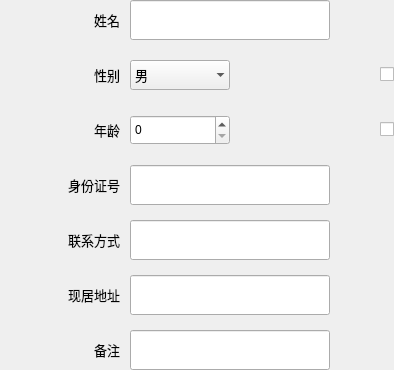
                  <widget class="QWidget" name="widget_resident" native="true">
                   <property name="sizePolicy">
                    <sizepolicy hsizetype="Preferred" vsizetype="Fixed">
                     <horstretch>0</horstretch>
                     <verstretch>0</verstretch>
                    </sizepolicy>
                   </property>
                   <property name="minimumSize">
                    <size>
                     <width>0</width>
                     <height>0</height>
                    </size>
                   </property>
                   <layout class="QGridLayout" name="gridLayout_5">
                    <property name="leftMargin">
                     <number>0</number>
                    </property>
                    <property name="topMargin">
                     <number>0</number>
                    </property>
                    <property name="rightMargin">
                     <number>0</number>
                    </property>
                    <property name="bottomMargin">
                     <number>0</number>
                    </property>
                    <property name="horizontalSpacing">
                     <number>10</number>
                    </property>
                    <property name="verticalSpacing">
                     <number>15</number>
                    </property>
                    <item row="0" column="1" colspan="2">
                     <widget class="QLineEdit" name="lineEdit_name">
                      <property name="sizePolicy">
                       <sizepolicy hsizetype="Fixed" vsizetype="Fixed">
                        <horstretch>0</horstretch>
                        <verstretch>0</verstretch>
                       </sizepolicy>
                      </property>
                      <property name="minimumSize">
                       <size>
                        <width>200</width>
                        <height>40</height>
                       </size>
                      </property>
                      <property name="maximumSize">
                       <size>
                        <width>200</width>
                        <height>16777215</height>
                       </size>
                      </property>
                      <property name="font">
                       <font>
                        <family>微软雅黑</family>
                        <pointsize>10</pointsize>
                       </font>
                      </property>
                      <property name="text">
                       <string/>
                      </property>
                      <property name="maxLength">
                       <number>20</number>
                      </property>
                      <property name="readOnly">
                       <bool>false</bool>
                      </property>
                      <property name="clearButtonEnabled">
                       <bool>true</bool>
                      </property>
                     </widget>
                    </item>
                    <item row="0" column="0">
                     <widget class="QLabel" name="label_3">
                      <property name="sizePolicy">
                       <sizepolicy hsizetype="Fixed" vsizetype="Fixed">
                        <horstretch>0</horstretch>
                        <verstretch>0</verstretch>
                       </sizepolicy>
                      </property>
                      <property name="minimumSize">
                       <size>
                        <width>120</width>
                        <height>40</height>
                       </size>
                      </property>
                      <property name="font">
                       <font>
                        <family>微软雅黑</family>
                        <pointsize>10</pointsize>
                       </font>
                      </property>
                      <property name="layoutDirection">
                       <enum>Qt::LeftToRight</enum>
                      </property>
                      <property name="text">
                       <string>姓名</string>
                      </property>
                      <property name="alignment">
                       <set>Qt::AlignRight|Qt::AlignTrailing|Qt::AlignVCenter</set>
                      </property>
                     </widget>
                    </item>
                    <item row="3" column="1" colspan="2">
                     <widget class="QLineEdit" name="lineEdit_id">
                      <property name="enabled">
                       <bool>true</bool>
                      </property>
                      <property name="sizePolicy">
                       <sizepolicy hsizetype="Fixed" vsizetype="Fixed">
                        <horstretch>0</horstretch>
                        <verstretch>0</verstretch>
                       </sizepolicy>
                      </property>
                      <property name="minimumSize">
                       <size>
                        <width>200</width>
                        <height>40</height>
                       </size>
                      </property>
                      <property name="maximumSize">
                       <size>
                        <width>200</width>
                        <height>16777215</height>
                       </size>
                      </property>
                      <property name="font">
                       <font>
                        <family>微软雅黑</family>
                        <pointsize>10</pointsize>
                       </font>
                      </property>
                      <property name="inputMask">
                       <string/>
                      </property>
                      <property name="text">
                       <string/>
                      </property>
                      <property name="maxLength">
                       <number>5</number>
                      </property>
                      <property name="clearButtonEnabled">
                       <bool>true</bool>
                      </property>
                     </widget>
                    </item>
                    <item row="4" column="0">
                     <widget class="QLabel" name="label_6">
                      <property name="sizePolicy">
                       <sizepolicy hsizetype="Fixed" vsizetype="Fixed">
                        <horstretch>0</horstretch>
                        <verstretch>0</verstretch>
                       </sizepolicy>
                      </property>
                      <property name="minimumSize">
                       <size>
                        <width>120</width>
                        <height>40</height>
                       </size>
                      </property>
                      <property name="font">
                       <font>
                        <family>微软雅黑</family>
                        <pointsize>10</pointsize>
                       </font>
                      </property>
                      <property name="text">
                       <string>联系方式</string>
                      </property>
                      <property name="alignment">
                       <set>Qt::AlignRight|Qt::AlignTrailing|Qt::AlignVCenter</set>
                      </property>
                     </widget>
                    </item>
                    <item row="4" column="1" colspan="2">
                     <widget class="QLineEdit" name="lineEdit_phone">
                      <property name="sizePolicy">
                       <sizepolicy hsizetype="Fixed" vsizetype="Fixed">
                        <horstretch>0</horstretch>
                        <verstretch>0</verstretch>
                       </sizepolicy>
                      </property>
                      <property name="minimumSize">
                       <size>
                        <width>200</width>
                        <height>40</height>
                       </size>
                      </property>
                      <property name="maximumSize">
                       <size>
                        <width>200</width>
                        <height>16777215</height>
                       </size>
                      </property>
                      <property name="font">
                       <font>
                        <family>微软雅黑</family>
                        <pointsize>10</pointsize>
                       </font>
                      </property>
                      <property name="maxLength">
                       <number>11</number>
                      </property>
                     </widget>
                    </item>
                    <item row="5" column="0">
                     <widget class="QLabel" name="label_7">
                      <property name="sizePolicy">
                       <sizepolicy hsizetype="Fixed" vsizetype="Fixed">
                        <horstretch>0</horstretch>
                        <verstretch>0</verstretch>
                       </sizepolicy>
                      </property>
                      <property name="minimumSize">
                       <size>
                        <width>120</width>
                        <height>40</height>
                       </size>
                      </property>
                      <property name="font">
                       <font>
                        <family>微软雅黑</family>
                        <pointsize>10</pointsize>
                       </font>
                      </property>
                      <property name="text">
                       <string>现居地址</string>
                      </property>
                      <property name="alignment">
                       <set>Qt::AlignRight|Qt::AlignTrailing|Qt::AlignVCenter</set>
                      </property>
                     </widget>
                    </item>
                    <item row="2" column="1">
                     <widget class="QSpinBox" name="spinBox_age">
                      <property name="sizePolicy">
                       <sizepolicy hsizetype="Fixed" vsizetype="Fixed">
                        <horstretch>30</horstretch>
                        <verstretch>60</verstretch>
                       </sizepolicy>
                      </property>
                      <property name="minimumSize">
                       <size>
                        <width>100</width>
                        <height>30</height>
                       </size>
                      </property>
                      <property name="frame">
                       <bool>true</bool>
                      </property>
                      <property name="buttonSymbols">
                       <enum>QAbstractSpinBox::UpDownArrows</enum>
                      </property>
                      <property name="showGroupSeparator" stdset="0">
                       <bool>false</bool>
                      </property>
                      <property name="suffix">
                       <string/>
                      </property>
                      <property name="maximum">
                       <number>150</number>
                      </property>
                     </widget>
                    </item>
                    <item row="3" column="0">
                     <widget class="QLabel" name="label_5">
                      <property name="sizePolicy">
                       <sizepolicy hsizetype="Fixed" vsizetype="Fixed">
                        <horstretch>0</horstretch>
                        <verstretch>0</verstretch>
                       </sizepolicy>
                      </property>
                      <property name="minimumSize">
                       <size>
                        <width>120</width>
                        <height>40</height>
                       </size>
                      </property>
                      <property name="font">
                       <font>
                        <family>微软雅黑</family>
                        <pointsize>10</pointsize>
                       </font>
                      </property>
                      <property name="text">
                       <string>身份证号</string>
                      </property>
                      <property name="alignment">
                       <set>Qt::AlignRight|Qt::AlignTrailing|Qt::AlignVCenter</set>
                      </property>
                     </widget>
                    </item>
                    <item row="1" column="1">
                     <widget class="QComboBox" name="comboBox_sex">
                      <property name="sizePolicy">
                       <sizepolicy hsizetype="Fixed" vsizetype="Fixed">
                        <horstretch>0</horstretch>
                        <verstretch>0</verstretch>
                       </sizepolicy>
                      </property>
                      <property name="minimumSize">
                       <size>
                        <width>100</width>
                        <height>30</height>
                       </size>
                      </property>
                      <property name="maximumSize">
                       <size>
                        <width>80</width>
                        <height>30</height>
                       </size>
                      </property>
                      <property name="font">
                       <font>
                        <family>微软雅黑</family>
                        <pointsize>10</pointsize>
                       </font>
                      </property>
                      <property name="currentIndex">
                       <number>0</number>
                      </property>
                      <property name="frame">
                       <bool>false</bool>
                      </property>
                      <property name="modelColumn">
                       <number>0</number>
                      </property>
                      <item>
                       <property name="text">
                        <string>男</string>
                       </property>
                      </item>
                      <item>
                       <property name="text">
                        <string>女</string>
                       </property>
                      </item>
                     </widget>
                    </item>
                    <item row="6" column="1" colspan="2">
                     <widget class="QLineEdit" name="lineEdit_remark">
                      <property name="sizePolicy">
                       <sizepolicy hsizetype="Fixed" vsizetype="Fixed">
                        <horstretch>0</horstretch>
                        <verstretch>0</verstretch>
                       </sizepolicy>
                      </property>
                      <property name="minimumSize">
                       <size>
                        <width>200</width>
                        <height>40</height>
                       </size>
                      </property>
                      <property name="maximumSize">
                       <size>
                        <width>200</width>
                        <height>16777215</height>
                       </size>
                      </property>
                      <property name="font">
                       <font>
                        <family>微软雅黑</family>
                        <pointsize>10</pointsize>
                       </font>
                      </property>
                      <property name="maxLength">
                       <number>255</number>
                      </property>
                     </widget>
                    </item>
                    <item row="2" column="4">
                     <widget class="QCheckBox" name="checkBox_age">
                      <property name="sizePolicy">
                       <sizepolicy hsizetype="Maximum" vsizetype="Fixed">
                        <horstretch>0</horstretch>
                        <verstretch>0</verstretch>
                       </sizepolicy>
                      </property>
                      <property name="text">
                       <string/>
                      </property>
                     </widget>
                    </item>
                    <item row="6" column="0">
                     <widget class="QLabel" name="label_8">
                      <property name="sizePolicy">
                       <sizepolicy hsizetype="Fixed" vsizetype="Fixed">
                        <horstretch>0</horstretch>
                        <verstretch>0</verstretch>
                       </sizepolicy>
                      </property>
                      <property name="minimumSize">
                       <size>
                        <width>120</width>
                        <height>40</height>
                       </size>
                      </property>
                      <property name="font">
                       <font>
                        <family>微软雅黑</family>
                        <pointsize>10</pointsize>
                       </font>
                      </property>
                      <property name="text">
                       <string>备注</string>
                      </property>
                      <property name="alignment">
                       <set>Qt::AlignRight|Qt::AlignTrailing|Qt::AlignVCenter</set>
                      </property>
                     </widget>
                    </item>
                    <item row="1" column="0">
                     <widget class="QLabel" name="label_4">
                      <property name="sizePolicy">
                       <sizepolicy hsizetype="Fixed" vsizetype="Fixed">
                        <horstretch>0</horstretch>
                        <verstretch>0</verstretch>
                       </sizepolicy>
                      </property>
                      <property name="minimumSize">
                       <size>
                        <width>120</width>
                        <height>40</height>
                       </size>
                      </property>
                      <property name="maximumSize">
                       <size>
                        <width>40</width>
                        <height>16777215</height>
                       </size>
                      </property>
                      <property name="font">
                       <font>
                        <family>微软雅黑</family>
                        <pointsize>10</pointsize>
                       </font>
                      </property>
                      <property name="text">
                       <string>性别</string>
                      </property>
                      <property name="scaledContents">
                       <bool>false</bool>
                      </property>
                      <property name="alignment">
                       <set>Qt::AlignRight|Qt::AlignTrailing|Qt::AlignVCenter</set>
                      </property>
                      <property name="wordWrap">
                       <bool>false</bool>
                      </property>
                     </widget>
                    </item>
                    <item row="2" column="0">
                     <widget class="QLabel" name="label_12">
                      <property name="sizePolicy">
                       <sizepolicy hsizetype="Fixed" vsizetype="Fixed">
                        <horstretch>0</horstretch>
                        <verstretch>0</verstretch>
                       </sizepolicy>
                      </property>
                      <property name="minimumSize">
                       <size>
                        <width>120</width>
                        <height>40</height>
                       </size>
                      </property>
                      <property name="font">
                       <font>
                        <family>微软雅黑</family>
                        <pointsize>10</pointsize>
                       </font>
                      </property>
                      <property name="text">
                       <string>年龄</string>
                      </property>
                      <property name="alignment">
                       <set>Qt::AlignRight|Qt::AlignTrailing|Qt::AlignVCenter</set>
                      </property>
                     </widget>
                    </item>
                    <item row="5" column="1" colspan="2">
                     <widget class="QLineEdit" name="lineEdit_address">
                      <property name="sizePolicy">
                       <sizepolicy hsizetype="Fixed" vsizetype="Fixed">
                        <horstretch>0</horstretch>
                        <verstretch>0</verstretch>
                       </sizepolicy>
                      </property>
                      <property name="minimumSize">
                       <size>
                        <width>200</width>
                        <height>40</height>
                       </size>
                      </property>
                      <property name="maximumSize">
                       <size>
                        <width>200</width>
                        <height>16777215</height>
                       </size>
                      </property>
                      <property name="font">
                       <font>
                        <family>微软雅黑</family>
                        <pointsize>10</pointsize>
                       </font>
                      </property>
                      <property name="maxLength">
                       <number>255</number>
                      </property>
                     </widget>
                    </item>
                    <item row="1" column="4">
                     <widget class="QCheckBox" name="checkBox_sex">
                      <property name="sizePolicy">
                       <sizepolicy hsizetype="Minimum" vsizetype="Fixed">
                        <horstretch>0</horstretch>
                        <verstretch>0</verstretch>
                       </sizepolicy>
                      </property>
                      <property name="text">
                       <string/>
                      </property>
                     </widget>
                    </item>
                    <item row="1" column="3">
                     <spacer name="horizontalSpacer_8">
                      <property name="orientation">
                       <enum>Qt::Horizontal</enum>
                      </property>
                      <property name="sizeHint" stdset="0">
                       <size>
                        <width>40</width>
                        <height>20</height>
                       </size>
                      </property>
                     </spacer>
                    </item>
                   </layout>
                  </widget>
